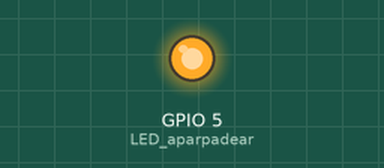
Simulated run of this sketch. Board: ESP32. Shown: output pins drawn as LEDs (lit = HIGH).

Above: at 0.5 s.
At 5.0 s:
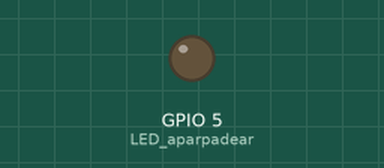
Timing chart, 0 to 6.9 s (numbered marks = the images above):
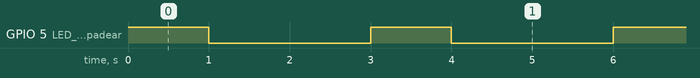

The sketch:

led_esp32_arduino.ino
```cpp
int LED_aparpadear = 5;

void setup() { pinMode(LED_aparpadear, OUTPUT); }
void loop() {
  digitalWrite(LED_aparpadear, HIGH);
  delay(1000);
  digitalWrite(LED_aparpadear, LOW);
  delay(2000);
}
```

Measured:
- by itself, GPIO 5 (LED_aparpadear): alternates HIGH for 1.0 s and LOW for 2.0 s
